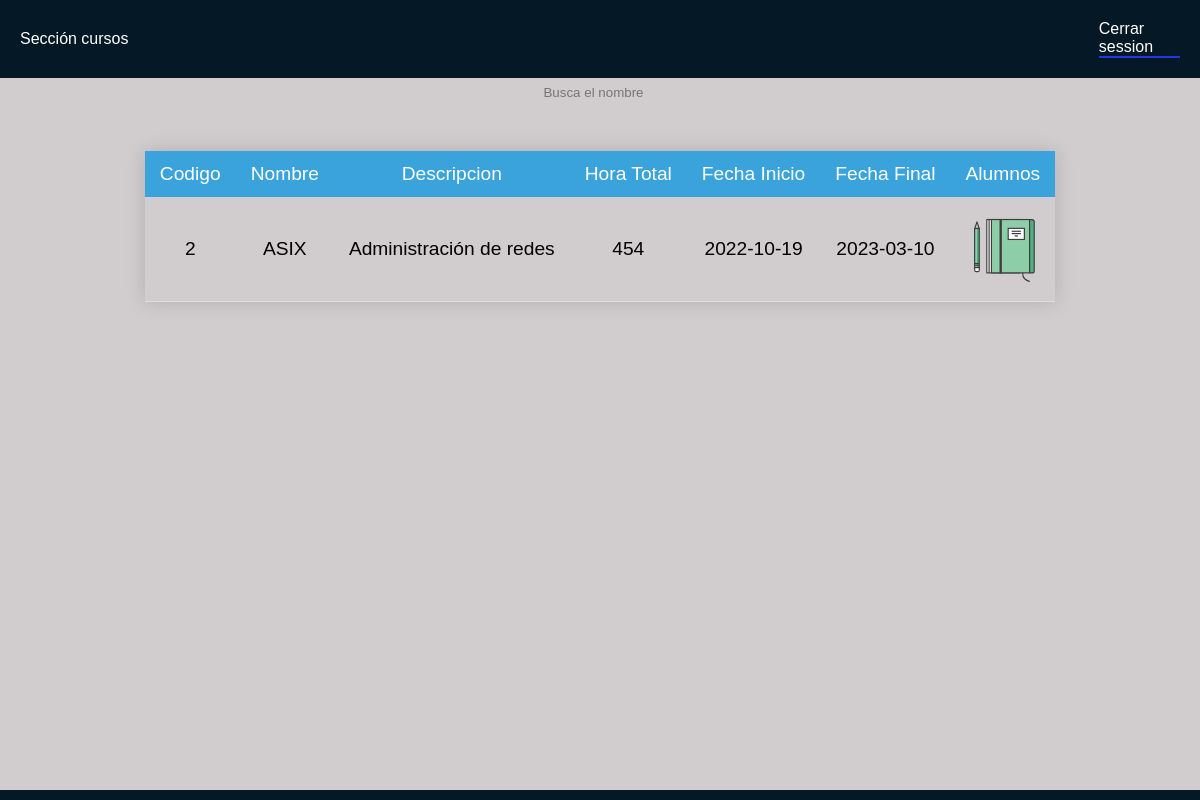
The app's page /seccion_cursos.php (signed in) with its own data.
### tables this page shows
CREATE TABLE `cursos` (
  `codigo` int(10) NOT NULL,
  `nombre` varchar(20) NOT NULL,
  `descripcion` varchar(50) NOT NULL,
  `hora_total` int(4) NOT NULL,
  `fecha_inicio` date NOT NULL,
  `fecha_final` date NOT NULL,
  `DNI_profesor` varchar(9) NOT NULL,
  `actiu` int(11) NOT NULL
);

### seccion_cursos.php (the view, shortened to what this page needs)
<?php
if (isset($_SESSION['profesores'])) {
?>
    <!DOCTYPE html>
    <html lang="en">
    <head>
        <link rel="stylesheet" href="style.css">
    </head>
    <nav class="navbar">
        <a>Sección cursos</a>
        <a class="b_menu" href="die.php">Cerrar session</a>
    </nav>
    <body>
        <?php
        $conn = mysqli_connect('localhost', 'root', '', 'info_bdn');
        if (isset($_SESSION['profesores'])) {
            $auxprofesor = $_SESSION['profesores'];
            $query = "SELECT * FROM cursos WHERE DNI_profesor = '$auxprofesor'";
            echo '<div class="centrar-tabla" ><table class = "content-table">
         <thead>
                 <tr>
                     <td>Codigo</td>
                     <td>Nombre</td>
                     <td>Descripcion</td>
                     <td>Hora Total</td>
                     <td>Fecha Inicio</td>
                     <td>Fecha Final</td>
                     <td>Alumnos</td>
                 </tr>
         </thead>';
            echo '<div class="container-fluid">
         <form class="d-flex">
                   <form action="gestion_curso.php" method="GET">
                   <input class="buscar-form" type="search" placeholder="Busca el nombre"
                   name="busqueda"> <br>
                   </form>
         </div>';
            if ($result = mysqli_query($conn, $query)) {
                while ($row = $result->fetch_assoc()) {
                    $codigo = $row["codigo"];
                    $nombre = $row["nombre"];
                    $descripcion = $row["descripcion"];
                    $hora_total = $row["hora_total"];
                    $fecha_inicio = $row["fecha_inicio"];
                    $fecha_final = $row["fecha_final"];
                    echo '<tbody>
        <tr>
                    <td>' . $codigo . '</td>
                    <td>' . $nombre . '</td>
                    <td>' . $descripcion . '</td>
                    <td>' . $hora_total . '</td>
                    <td>' . $fecha_inicio . '</td>
                    <td>' . $fecha_final . '</td>
                    <td>
                        <form methpd="get">
                           <a href="seccion_notas.php?codigo=' .  $codigo . '"><img src="libreta_icono.svg" alt="editar"></a>
                        </form>
                    </td>
                </tbody>
        </tr>
        ';
                }
                echo '</tbody></table></div>';
            }
        }
        ?>
    </body>
    <footer> </footer>
    </html>
<?php
}

### style.css (style rules this page uses)
* { font-family: Arial; }
input { display: block; margin: auto auto; width: 100%; margin-bottom: 2em; padding: 0.5em 0; border: none; background: rgb(209, 204, 206); color: #757575; border: none; text-align: center; }
body { min-height: 500px; height: 100vh; margin: 0px; background: rgb(209, 204, 206); }
.navbar { z-index: 1; display: flex; align-items: center; justify-content: space-between; padding: 20px; background: rgb(4, 25, 37); color: rgb(255, 255, 255); }
footer { padding: 5px; position: fixed; left: 0; bottom: 0; width: 100%; background: rgb(4, 25, 37); text-align: center; }
a { text-decoration: none; }
.b_menu { color: #ffffff; border-top: rgb(4, 25, 37); border-right: rgb(4, 25, 37); border-bottom: blue 2px solid; border-left: rgb(4, 25, 37); border-color: #2336e7; align-items: center; width: 7%; display: flex; align-items: center; justify-content: center; cursor: pointer; }
.centrar-tabla { display: flex; justify-content: center; align-items: center; flex-direction: column; }
.content-table { border-collapse: collapse; font-size: 1.2em; border-radius: 5px 5px 0 0; box-shadow: 0 0 20px rgba(0, 0, 0, 0.15); text-align: center; }
.content-table thead tr { background-color: rgb(58, 163, 219); color: #ffffff; text-align: center; }
.content-table th, .content-table td { padding: 12px 15px; }
.content-table tbody tr { border-bottom: 1px solid #dddddd; }

### records on screen
cursos: codigo "2", nombre "ASIX", descripcion "Administración de redes", hora_total "454", fecha_inicio "2022-10-19", fecha_final "2023-03-10"
